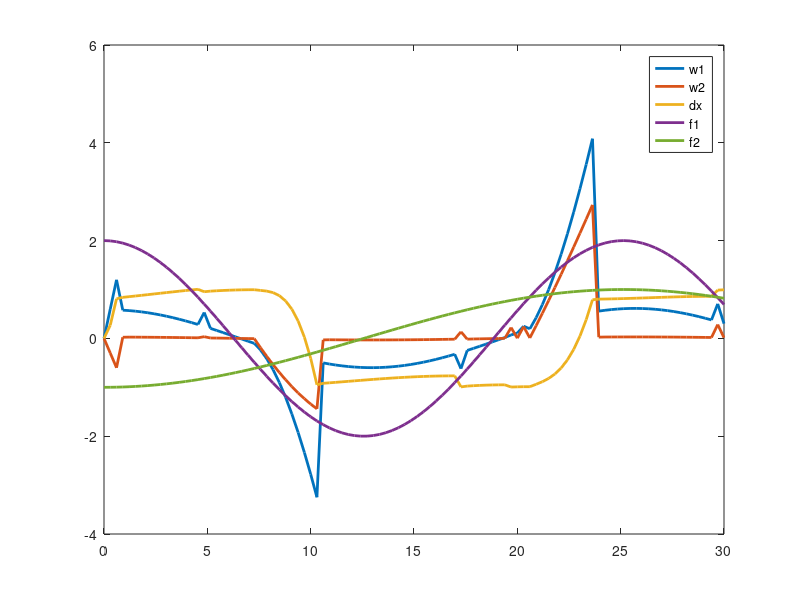
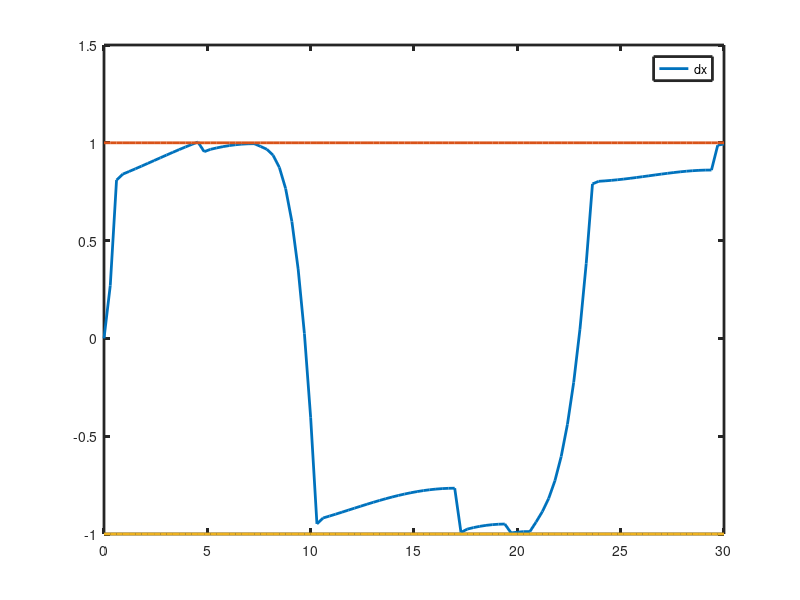
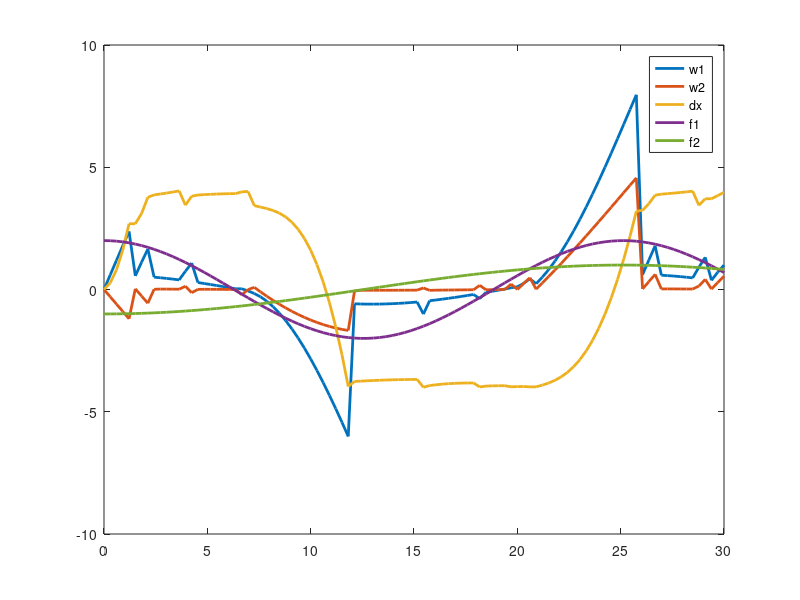
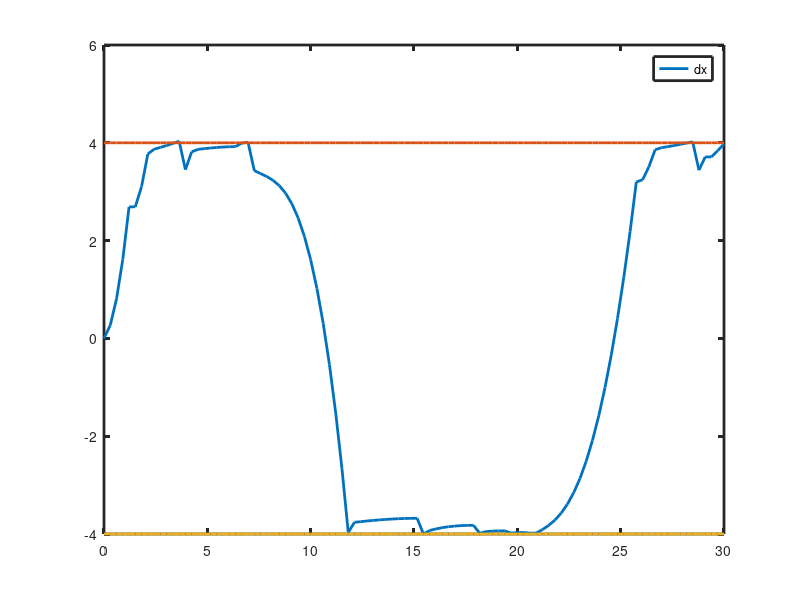

The MATLAB source for these figures, in order:
##simple gear 

engaged = 0;			#reduces chatter
g  = 20;				#gear ratio
m1 = 1;
m2 = 1;
h = 1/10;			#time step
l = -2;				#lower limit
u =  2;				#upper limit
ee = 0.0;				#restitution coefficient

fe =   2;			#engine force
fs =  -1;			#shaft torque
f = @(t) [ fe*cos(t/4); fs*cos(t/8) ];
##f = @(t) [ fe;fs];

fig = 1;
for limit = [1,4]
  X = [0,0];				#positions
  D = [0];				#angle difference
  V = [0,0];				#velocities
  x = [0;0];
  v = [0;0];
  dx = 0;
  M = diag([m1,m2]);
  G   = [1, -g];
  H   = [M -G';G, 0*1e-1];
  J  = [1, -1];
  K  = [M, -J';J,0];
  K = H;
  J = G;
  tau = 2;
  gamma = 1/(1+4*tau/h);
  tol =  1e-4;			#this to avoid chatter and maintain a good
				#contact. if 0, we'll probably have chatter
  ## simplify linear algebra
  schur0 = ( 1/m1 +   1/m2 );
  schur1 = ( 1/m1 + g*g/m2 );

  tend = 30;
  N = 100;
  h = tend / N;
  T =  linspace(0,tend,N)';
  t = 0;
  S = [];
  state = 0;
  u = limit;
  l = -limit;
  for i=2:N
    F = h * f(t);
    if ( (l +engaged * tol) < dx && dx < u - ( engaged * tol ) )
      ## solve for free case
      w = v +  M \ F;
      ddx = dx + h * (w(1)-w(2));
      ## check to see if we stepped outside
      if ( ddx > u || ddx < l )
	## yes!  impact the thing
	state = 1;
	z = K \ [0*M*v; -ee*G*v];
	v = z(1:2);
	c = min(u-ddx, ddx-l);
	## continue the step
	z = H \ [M*v + F; -4*c*gamma/h  + gamma * G * v];
	v = z(1:2);
	dx += h * G * v;
	engaged = 1;
      else 
	## still free: continue
	engaged = 0;
	state = 0;
	v   = w;
	dx += h *  (v(1)-v(2));
      endif
    else
      state = 2;
      ## gear is active
      z = H \ [M*v + F ; -4*dx*gamma/h + gamma *G * v];
      v = z(1:2);
      dx += h * G * v;
    endif
    x += h*v;
    X = [X;x'];
    V = [V;v'];
    D = [D;dx];
    t += h;
    S = [S;state];


  endfor

  figure(fig++); 
  hh = plot( T, V, T, D, T, reshape(f(T), length(T), 2)); 
  set(findall(hh, '-property', 'linewidth'), 'linewidth', 2);
  legend("w1", "w2", "dx", "f1", "f2"); 
  hh = figure(fig++); plot(T, D, ';dx;', T, limit+0*T, T, -limit+0*T)
  set(findall(hh, '-property', 'linewidth'), 'linewidth', 2);
endfor
